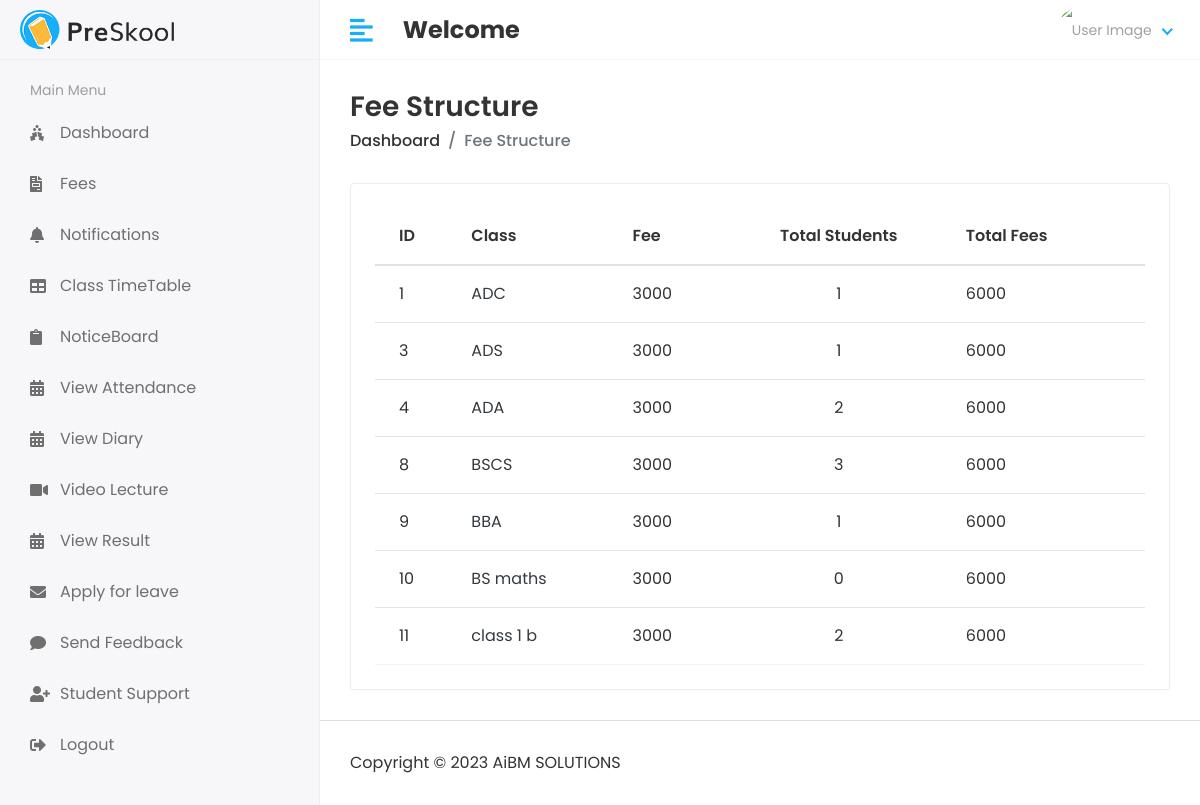
/hod/fee_structure, run on the app's committed database.
### schoolsystem/models.py (models this page shows, shortened)
class Course(models.Model):
    name = models.CharField(max_length=100)
    created_at = models.DateTimeField(auto_now_add=True)
    updated_at = models.DateTimeField(auto_now=True)

### student_management_system/hod_views.py (the view)
# urls.py: path('hod/fee_structure', hod_views.FEE_STRUCTURE, name='fee_structure'),
def FEE_STRUCTURE(request):
    all_courses_with_students_count = Course.objects.annotate(student_count=Count('student'))
    context = {
        'all_courses_with_students_count': all_courses_with_students_count,
    }
    return render(request, 'hod/fee_structure.html', context)

### templates/hod/fee_structure.html (shortened to what this page needs)
{% extends 'base.html' %}
{% block content %}
                <div class="page-header">
                    <div class="row align-items-center">
                        <div class="col">
                            <h3 class="page-title">Fee Structure</h3>
                            <ul class="breadcrumb">
                                <li class="breadcrumb-item"><a href="">Dashboard</a></li>
                                <li class="breadcrumb-item active">Fee Structure</li>
                            </ul>
                        </div>
                    </div>
                </div>
                <div class="row">
                    <div class="col-sm-12">
                        <div class="card card-table">
                            <div class="card-body">
                                <div class="table-responsive">
                                    <table class="table table-hover table-center mb-0 ">
                                        <thead>
                                            <tr>
                                                <th>ID</th>
                                                <th>Class</th>
                                                <th>Fee</th>
                                                <th class="text-center">Total Students</th>
                                                <th>Total Fees</th>
                                            </tr>
                                        </thead>
                                        <tbody>
                                            {% for course in all_courses_with_students_count %}
                                                <tr>
                                                    <td>{{course.id}}</td>
                                                    <td><a href="{% url 'invoice' course.id %}" class="text-dark">{{course.name}}</a></td>
                                                    <td>3000</td>
                                                    <td class="text-center">{{course.student_count}}</td>
                                                    <td>6000</td>
                                                </tr>
                                            {% endfor %}
                                        </tbody>
                                    </table>
                                </div>
                            </div>
                        </div>
                    </div>
                </div>
{% endblock %}

### static/assets/css/style.css (style rules this page uses)
html { height: 100%; }
body { background-color: #fff; color: #333; font-family: 'Poppins', sans-serif; font-size: 1rem; height: 100%; line-height: 1.5; overflow-x: hidden; }
h1, h2, h3, h4, h5, h6 { font-family: 'Poppins', sans-serif; margin-top: 0; }
a { color: #009ce7; }
input, button, a { transition: all 0.4s ease; -moz-transition: all 0.4s ease; -o-transition: all 0.4s ease; -ms-transition: all 0.4s ease; -webkit-transition: all 0.4s ease; }
ul, ol { padding: 0px; list-style: none; }
.table { color: #333; max-width: 100%; margin-bottom: 0; width: 100%; }
.table thead tr th { font-weight: 600; }
.table tbody tr { border-bottom: 1px solid rgba(0, 0, 0, 0.05); }
.table.table-center td, .table.table-center th { vertical-align: middle; }
.card-table .card-body .table > thead > tr > th { border-top: 0; }
.card-table .card-body .table tr td:first-child, .card-table .card-body .table tr th:first-child { padding-left: 1.5rem; }
.card-table .card-body .table tr td:last-child, .card-table .card-body .table tr th:last-child { padding-right: 1.5rem; }
.card-table .table td, .card-table .table th { border-top: 1px solid #e2e5e8; padding: 1rem 0.75rem; white-space: nowrap; }
.card { border: 1px solid #ececf5; box-shadow: 0 1px 3px 0 rgba(0, 0, 0, 0.03); margin-bottom: 1.875rem; }
.card-body { padding: 1.5rem; }
.page-header { margin-bottom: 1.875rem; }
.page-header .breadcrumb { background-color: transparent; color: #6c757d; font-size: 1rem; font-weight: 500; margin-bottom: 0; padding: 0; }
.page-header .breadcrumb a { color: #333; }
.page-title { font-size: 28px; font-weight: 600; color: #333; margin-bottom: 5px; }

### data on the page
Course: id "1", name "ADC", student_count "1"
Course: id "3", name "ADS", student_count "1"
Course: id "4", name "ADA", student_count "2"
Course: id "8", name "BSCS", student_count "3"
Course: id "9", name "BBA", student_count "1"
Course: id "10", name "BS maths", student_count "0"
Course: id "11", name "class 1 b", student_count "2"
